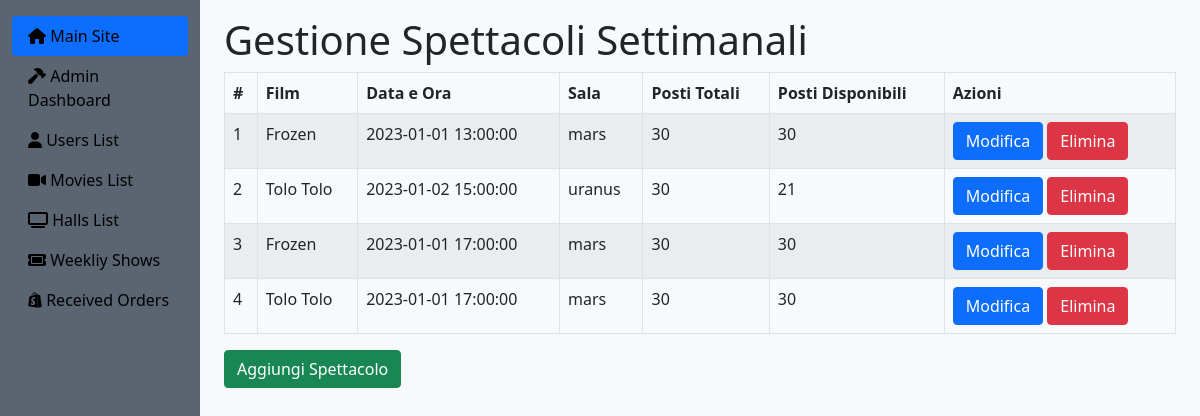
Screenshot of /index.php?page=admin&subPage=manageWeeklyShows (signed in) with the database file from the repository.
### tables this page shows
CREATE TABLE `shows` (
  `id` int(11) NOT NULL,
  `show_date` date DEFAULT NULL,
  `show_time` time DEFAULT NULL,
  `movie_id` int(11) DEFAULT NULL,
  `hall_id` int(11) DEFAULT NULL
);

CREATE TABLE `movies` (
  `id` int(11) NOT NULL,
  `name` varchar(255) NOT NULL,
  `description` text DEFAULT NULL,
  `duration` int(11) NOT NULL,
  `release_date` date DEFAULT NULL,
  `trailer` varchar(255) DEFAULT NULL,
  `image_path` varchar(255) DEFAULT NULL,
  `cover_path` varchar(255) DEFAULT NULL,
  `director` varchar(255) DEFAULT NULL
);

CREATE TABLE `halls` (
  `id` int(11) NOT NULL,
  `name` varchar(255) NOT NULL,
  `code` varchar(255) DEFAULT NULL,
  `seats` int(3) DEFAULT 100,
  `cover_path` varchar(255),
  `services` varchar(255) DEFAULT NULL
);

### app/Controllers/ShowController.php (called while the page is built, shortened)
<?php
class ShowController {
    private $showDAO;
    public function __construct() {
        $this->showDAO = new ShowDAO();
    }
    public function getAllShowWithMovieHallAndSeats() {
        return $this->showDAO->getAllShowWithMovieHallAndSeats();
    }
}

### app/Core/DB.php (called while the page is built, shortened)
<?php
class DB {
    protected function connect (){
        try {
            $localHost = $_ENV['DB_HOST'];
            $dbname = $_ENV['DB_NAME'];
            $user = $_ENV['DB_USER'];
            $pass = $_ENV['DB_PASS'];
            $conn = new PDO("mysql:host=".$localHost.";dbname=".$dbname.";",$user, $pass);
            return $conn;
        } catch (PDOException $e) {
            echo $e->getMessage() . "<br>";
            die();
        }
    }
}
?>

### app/DAO/ShowDAO.php (called while the page is built, shortened)
<?php
class ShowDAO extends DB {
    public function getAllShowWithMovieHallAndSeats() {
        $stmt = $this->connect()->prepare("
        SELECT movies.*,
               shows.*,
               halls.name AS hall_name,
               show_seats.show_id,
               COUNT(show_seats.id) AS total_seats,
               SUM(show_seats.is_booked = 0) AS available_seats
        FROM movies
        INNER JOIN shows ON movies.id = shows.movie_id
        INNER JOIN halls ON shows.hall_id = halls.id
        INNER JOIN show_seats ON shows.id = show_seats.show_id
        GROUP BY shows.id
        ");
        $stmt->execute();
        return $stmt->fetchAll(PDO::FETCH_OBJ);
    }
}

### resources/Views/admin/manageWeeklyShows.php (the view)
<?php
$allShows = $showController->getAllShowWithMovieHallAndSeats();
?>
<main class="col-md-9 ms-sm-auto col-lg-10 px-md-4">
    <h1 class="mt-3">Gestione Spettacoli Settimanali</h1>
    <div class="table-responsive">
        <table class="table table-striped table-bordered">
            <thead>
                <tr>
                    <th>#</th>
                    <th>Film</th>
                    <th>Data e Ora</th>
                    <th>Sala</th>
                    <th>Posti Totali</th>
                    <th>Posti Disponibili</th>
                    <th>Azioni</th>
                </tr>
            </thead>
            <tbody>
                <?php foreach($allShows as $index => $show): ?>
                <tr>
                    <td><?php echo $index + 1; ?></td>
                    <td><?php echo $show->name; ?></td>
                    <td><?php echo $show->show_date . ' ' . $show->show_time; ?></td>
                    <td><?php echo $show->hall_name; ?></td>
                    <td><?php echo $show->total_seats; ?></td>
                    <td><?php echo $show->available_seats; ?></td>
                    <td>
                        <a href="editShow.php?showId=<?php echo $show->id; ?>" class="btn btn-primary">Modifica</a>
                        <a href="deleteShow.php?showId=<?php echo $show->id; ?>" class="btn btn-danger">Elimina</a>
                    </td>
                </tr>
                <?php endforeach; ?>
            </tbody>
        </table>
    </div>
    <a href="addShow.php" class="btn btn-success">Aggiungi Spettacolo</a>
</main>

### assets/public/css/index-admin.css (style rules this page uses)
body { background-color: #5a6571; }

### rows the page displays
shows: movie.name "Frozen", show_date "2023-01-01", show_time "13:00:00", hall.name "mars", total_seats "30", available_seats "30"
shows: movie.name "Tolo Tolo", show_date "2023-01-02", show_time "15:00:00", hall.name "uranus", total_seats "30", available_seats "21"
shows: movie.name "Frozen", show_date "2023-01-01", show_time "17:00:00", hall.name "mars", total_seats "30", available_seats "30"
shows: movie.name "Tolo Tolo", show_date "2023-01-01", show_time "17:00:00", hall.name "mars", total_seats "30", available_seats "30"
